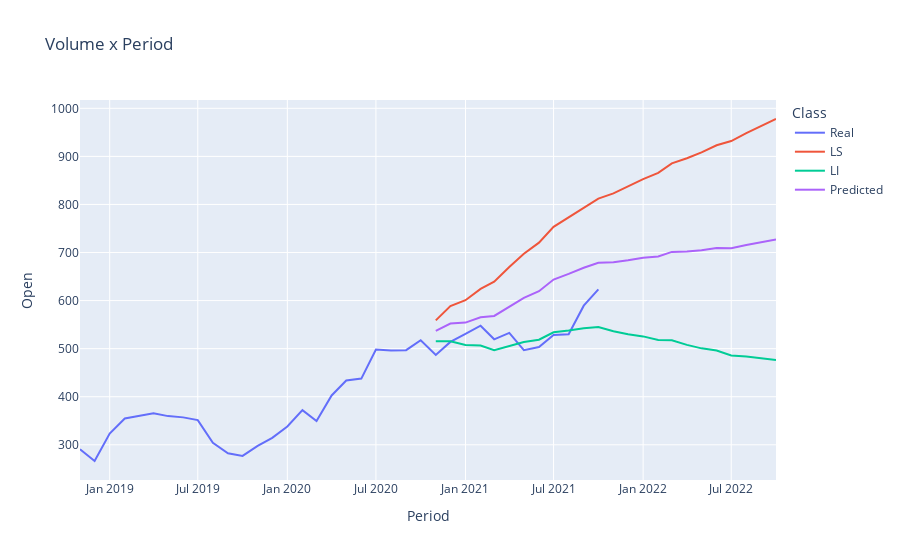

The notebook cell saved with this chart:
### Code cell
px.line(test_plot, x='Period', y='Open', color='Class', title='Volume x Period')
